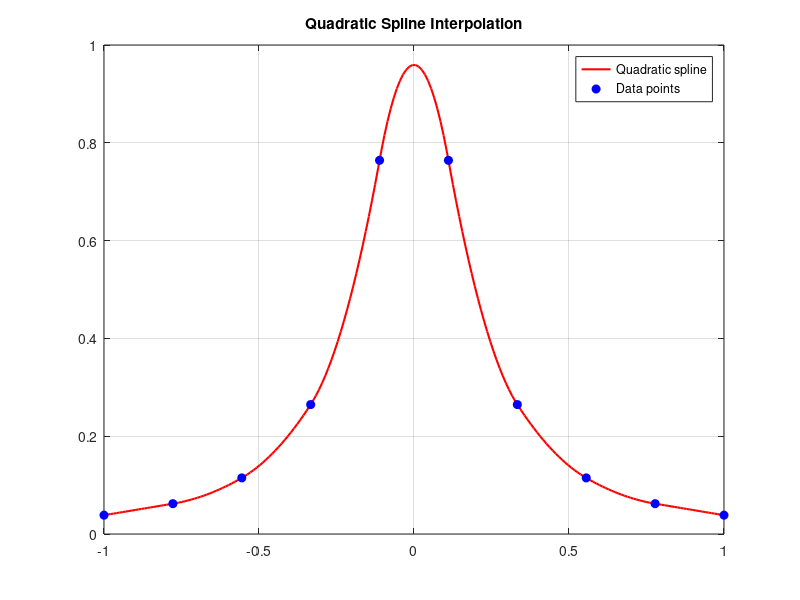

Reproduce this figure in MATLAB.
clc;
clear;

x = linspace(-1,1,10);
y = 1./(1+25.*x.*x);

n = length(x);
h = diff(x);

%% compute matrix for b

A = zeros(n-1,n-1);
B = zeros(n-1,1);
A(1,1)=h(1);
B(1,1)=y(2)-y(1);

for i = 2:n-1
    A(i,i) = h(i);
    A(i,i-1) = h(i);
    B(i) = 2*(y(i+1)-y(i));
end

%% solve for b

b = pinv(A)*B;
first = b(1);
b=[first;b];


%% compute c

c = zeros(n-1,1);

for i = 1:n-1
    c(i) = (b(i+1)-b(i))/(2*h(i));
end

a = y(1:n-1)';

%% generate interpolation points

xp = linspace(-1,1,200);
yp = zeros(size(xp));

for j = 1:length(xp)
    for i = 1:n-1
        if xp(j) >= x(i) && xp(j) <= x(i+1)
            dx = xp(j) - x(i);
            yp(j) = a(i) + b(i)*dx + c(i)*dx^2;
            break
        end
    end
end

%% plot

plot(xp,yp,'r','LineWidth',1.5)
hold on
plot(x,y,'ob','MarkerFaceColor','b')
grid on
title('Quadratic Spline Interpolation')
legend('Quadratic spline','Data points')
